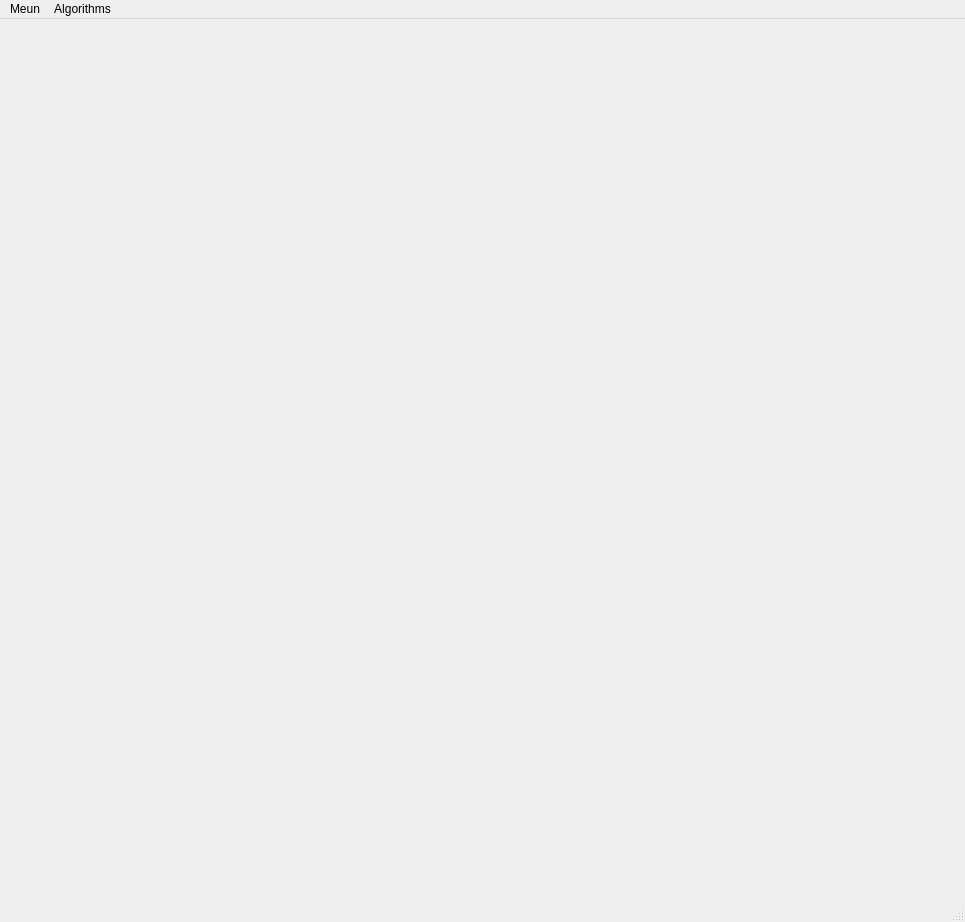
<?xml version="1.0" encoding="UTF-8"?>
<ui version="4.0">
 <author>Pierre Alliez</author>
 <class>MainWindow</class>
 <widget class="QMainWindow" name="MainWindow">
  <property name="geometry">
   <rect>
    <x>0</x>
    <y>0</y>
    <width>965</width>
    <height>922</height>
   </rect>
  </property>
  <property name="windowTitle">
   <string>Detecting intersection</string>
  </property>
  <widget class="QWidget" name="centralwidget">
   <widget class="GlViewer" name="viewer" native="true">
    <property name="geometry">
     <rect>
      <x>30</x>
      <y>10</y>
      <width>910</width>
      <height>910</height>
     </rect>
    </property>
    <property name="locale">
     <locale language="English" country="UnitedStates"/>
    </property>
   </widget>
  </widget>
  <widget class="QStatusBar" name="statusbar"/>
  <widget class="QMenuBar" name="menubar">
   <property name="geometry">
    <rect>
     <x>0</x>
     <y>0</y>
     <width>965</width>
     <height>21</height>
    </rect>
   </property>
   <widget class="QMenu" name="menuAlgorithms">
    <property name="title">
     <string>Algorithms</string>
    </property>
    <addaction name="actionRandom_Circles"/>
    <addaction name="actionRandom_Ray"/>
    <addaction name="actionBuild_KDTree"/>
    <addaction name="actionDetect_Intersection"/>
   </widget>
   <widget class="QMenu" name="menuMeun">
    <property name="title">
     <string>Meun</string>
    </property>
    <addaction name="actionClearAll"/>
    <addaction name="actionClear_Circles"/>
    <addaction name="actionClear_Ray"/>
   </widget>
   <addaction name="menuMeun"/>
   <addaction name="menuAlgorithms"/>
  </widget>
  <action name="actionRandom_Circles">
   <property name="text">
    <string>Random Circles</string>
   </property>
  </action>
  <action name="actionClearAll">
   <property name="text">
    <string>Clear All</string>
   </property>
  </action>
  <action name="actionRandom_Ray">
   <property name="text">
    <string>Random Ray</string>
   </property>
  </action>
  <action name="actionBuild_KDTree">
   <property name="text">
    <string>Build KDTree</string>
   </property>
  </action>
  <action name="actionDetect_Intersection">
   <property name="text">
    <string>Detect Intersection</string>
   </property>
  </action>
  <action name="actionClear_Circles">
   <property name="text">
    <string>Clear Circles</string>
   </property>
  </action>
  <action name="actionClear_Ray">
   <property name="text">
    <string>Clear Ray</string>
   </property>
  </action>
 </widget>
 <customwidgets>
  <customwidget>
   <class>GlViewer</class>
   <extends>QWidget</extends>
   <header>glviewer.h</header>
   <container>1</container>
  </customwidget>
 </customwidgets>
 <resources/>
 <connections/>
</ui>
